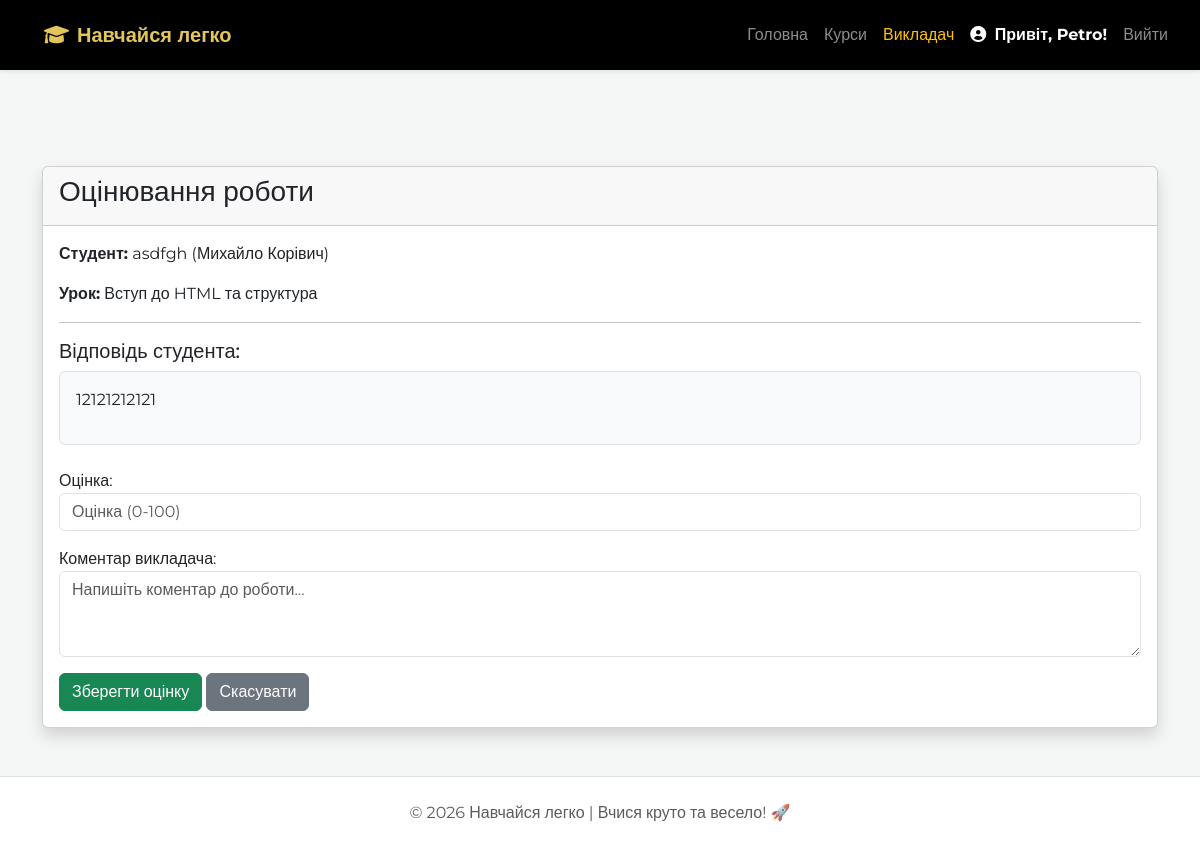
Screenshot of /submission/2/grade/ (signed in) with the database file from the repository.
### core/models.py (models this page shows, shortened)
class CustomUser(AbstractUser):
    ROLE_CHOICES = (
        ('student', 'Студент'),
        ('teacher', 'Викладач'),
        ('admin','Адміністратор'),
    )
    role = models.CharField(max_length=10, choices=ROLE_CHOICES, default='student', verbose_name="Роль")

class Submission(models.Model):
    lesson = models.ForeignKey(Lesson, on_delete=models.CASCADE)
    student = models.ForeignKey(settings.AUTH_USER_MODEL, on_delete=models.CASCADE)
    text = models.TextField(verbose_name="Ваша відповідь")
    grade = models.PositiveIntegerField(null=True, blank=True, verbose_name="Оцінка")
    feedback = models.TextField(blank=True, verbose_name="Коментар викладача")
    created_at = models.DateTimeField(auto_now_add=True)

class Lesson(models.Model):
    module = models.ForeignKey(Module, related_name='lessons', on_delete=models.CASCADE)
    title = models.CharField(max_length=200, verbose_name="Тема уроку")
    content = RichTextField(blank=True, null=True)
    video_url = models.URLField(blank=True, null=True, verbose_name="Посилання на відео (YouTube)")
    image = models.ImageField(upload_to='lesson_images/', blank=True, null=True, verbose_name="Зображення")

### core/views.py (the view)
# urls.py: path('submission/<int:submission_id>/grade/', views.grade_submission, name='grade_submission'),
@login_required
def grade_submission(request, submission_id):
    if request.user.role not in ['teacher', 'admin']:
        return redirect('home')
    submission = get_object_or_404(Submission, id=submission_id)
    if request.method == 'POST':
        form = GradingForm(request.POST, instance=submission)
        if form.is_valid():
            form.save()
            return redirect('teacher_dashboard')
    else:
        form = GradingForm(instance=submission)
    return render(request, 'grade_submission.html', {'form': form, 'submission': submission})

### core/forms.py
class GradingForm(forms.ModelForm):
    class Meta:
        model = Submission
        fields = ['grade', 'feedback']
        widgets = {
            'feedback': forms.Textarea(attrs={
                'class': 'form-control',
                'rows': 3,
                'placeholder': "Напишіть коментар до роботи..."
            }),
            'grade': forms.NumberInput(attrs={
                'class': 'form-control',
                'placeholder': "Оцінка (0-100)",
                'min': 0,
                'max': 100
            })
        }
        labels = {
            'grade': 'Оцінка',
            'feedback': 'Коментар викладача'
        }

### templates/grade_submission.html (shortened to what this page needs)
{% extends "base.html" %}
{% block content %}
<main class="py-5 mt-5">
    <div class="container">
        <div class="card shadow">
            <div class="card-header">
                <h3>Оцінювання роботи</h3>
            </div>
            <div class="card-body">
                <p><strong>Студент:</strong> {{ submission.student.username }} ({{ submission.student.get_full_name }})</p>
                <p><strong>Урок:</strong> {{ submission.lesson.title }}</p>
                <hr>
                <h5>Відповідь студента:</h5>
                <div class="p-3 bg-light border rounded mb-4">
                    {{ submission.text|linebreaks }}
                </div>
                <form method="post">
                    {{ form.as_p }}
                    <button type="submit" class="btn btn-success">Зберегти оцінку</button>
                    <a href="{% url 'course_detail' submission.lesson.module.course.id %}" class="btn btn-secondary">Скасувати</a>
                </form>
            </div>
        </div>
    </div>
</main>
{% endblock %}

### templates/base.html (shortened to what this page needs)
{% load static %}
<!DOCTYPE html>
<html lang="uk">
<head>
    <link rel="stylesheet" href="https://cdnjs.cloudflare.com/ajax/libs/font-awesome/6.0.0/css/all.min.css">
    <link href="https://cdn.jsdelivr.net/npm/bootstrap@5.3.0/dist/css/bootstrap.min.css" rel="stylesheet">
    <link rel="stylesheet" href="{% static 'css/styles.css' %}">
</head>
<body>
    <nav class="navbar navbar-expand-lg navbar-dark shadow-sm" style="background-color: #000000;">
        <div class="container-fluid px-4">
            <a class="navbar-brand" href="{% url 'home' %}">
                <i class="fas fa-graduation-cap me-2"></i>Навчайся легко
            </a>
            <div class="collapse navbar-collapse" id="navbarNav">
                <ul class="navbar-nav ms-auto align-items-center">
                    <li class="nav-item"><a class="nav-link" href="{% url 'home' %}">Головна</a></li>
                    <li class="nav-item"><a class="nav-link" href="{% url 'courses_list' %}">Курси</a></li>
                    {% if user.is_authenticated %}
                        {% if user.role == 'teacher' %}
                            <li class="nav-item"><a class="nav-link text-warning" href="{% url 'teacher_dashboard' %}">Викладач</a></li>
                        {% endif %}
                        <li class="nav-item">
                            <a class="nav-link text-white fw-bold" href="{% url 'profile' %}">
                                <i class="fas fa-user-circle me-1"></i>
                                Привіт, {% if user.first_name %}{{ user.first_name }} {{ user.last_name }}{% else %}{{ user.username }}{% endif %}!
                            </a>
                        </li>
                        <li class="nav-item">
                            <form action="{% url 'logout' %}" method="post" class="d-inline">
                                <button type="submit" class="btn btn-link nav-link">Вийти</button>
                            </form>
                        </li>
                    {% else %}
                        <li class="nav-item"><a class="nav-link" href="{% url 'login' %}">Вхід</a></li>
                        <li class="nav-item"><a class="btn btn-primary ms-2" href="{% url 'register' %}">Реєстрація</a></li>
                    {% endif %}
                </ul>
            </div>
        </div>
    </nav>
    <main>
        {% block content %}
        {% endblock %}
    </main>
    <footer class="bg-white py-4 mt-auto border-top">
        <div class="container text-center">
            <p class="text-muted mb-0">© 2026 Навчайся легко | Вчися круто та весело! 🚀</p>
        </div>
    </footer>
</body>
</html>

### static/css/styles.css (style rules this page uses)
:root { --primary-color: #e3c65b; --primary-dark: #d4a373; --white: #ffffff; --bg-light: #f4f7f6; --sidebar-width: 320px; --navbar-height: 70px; --shadow: 0 4px 12px rgba(0, 0, 0, 0.1); }
body { font-family: 'Montserrat', sans-serif; margin: 0; padding-top: var(--navbar-height); background-color: var(--white); overflow-x: hidden; }
.navbar { position: fixed !important; top: 0; width: 100%; height: var(--navbar-height); background-color: #000; z-index: 2000; display: flex; align-items: center; }
.navbar-brand { color: var(--primary-color) !important; font-weight: 700; padding-left: 20px; text-decoration: none; }
body { background-color: #f4f7f6; }

### rows the page displays
CustomUser: username "Petro"
Submission: student.username "asdfgh", student.get_full_name "Михайло Корівич", lesson "Вступ до HTML та структура", text "12121212121"
